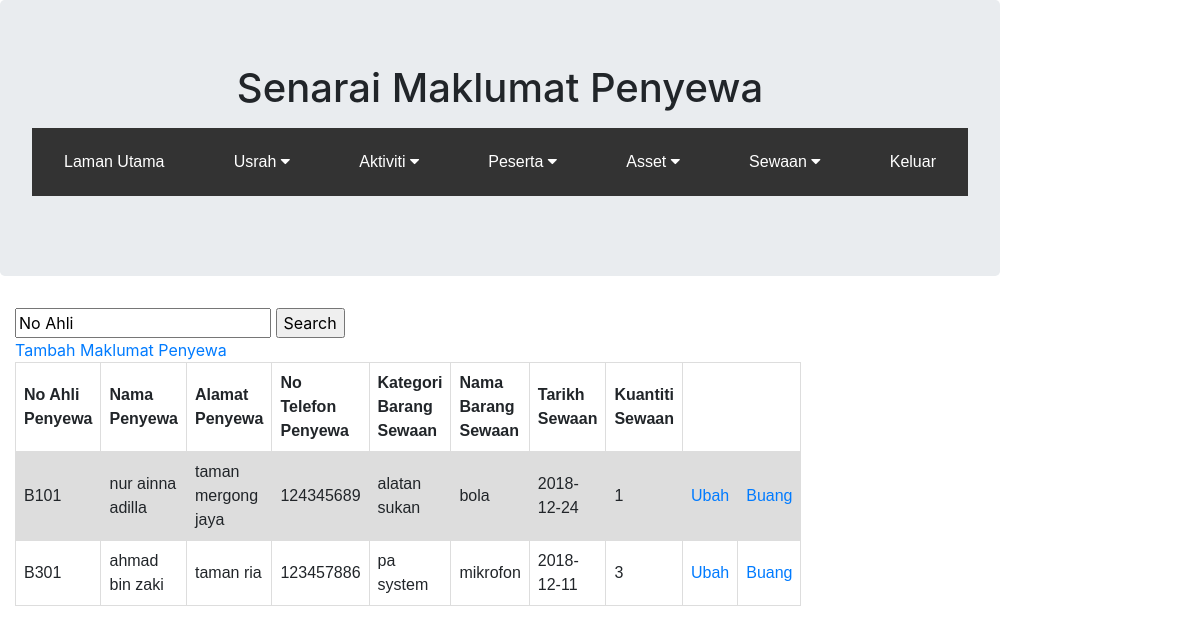
Screenshot of /detailRental.php with the database file from the repository.
### tables this page shows
CREATE TABLE `rental` (
  `noAhli` varchar(100) NOT NULL,
  `nama` text NOT NULL,
  `alamat` varchar(200) NOT NULL,
  `telefon` int(11) NOT NULL,
  `sewaan` text NOT NULL,
  `nama_barang` text NOT NULL,
  `tarikh` date NOT NULL,
  `qty` int(11) NOT NULL
);

### detailRental.php (the view, shortened to what this page needs)
<!DOCTYPE html>
<html>
<head>
	<link rel="stylesheet" type="text/css" href="https://maxcdn.bootstrapcdn.com/bootstrap/4.0.0/css/bootstrap.min.css">
</head>
<body>
	<div class="jumbotron">
		<center><h1>Senarai Maklumat Penyewa</h1></center>
		<p><?php include ("dropdown.php");?></p>
	</div>
	<div class="container" id="main-content">
<?php
include 'dbconnect.php';
$sql = "SELECT * FROM `rental` WHERE 1";
$result = mysqli_query($conn, $sql);
?>
<form  method="GET" action="detailRental.php?go"  id="searchform">
<input  type="text" name="noAhli" value="No Ahli">
<input  type="submit" name="submit" value="Search">
</br><a href="registerRental.php">Tambah Maklumat Penyewa</a>
<table>
  <tr>
    <th>No Ahli Penyewa</th>
    <th>Nama Penyewa</th>
    <th>Alamat Penyewa</th>
    <th>No Telefon Penyewa</th>
    <th>Kategori Barang Sewaan</th>
    <th>Nama Barang Sewaan</th>
    <th>Tarikh Sewaan</th>
    <th>Kuantiti Sewaan</th>
    <th colspan="3"></th>
  </tr>
<?php
if (mysqli_num_rows($result) > 0) {
    while($row = mysqli_fetch_assoc($result)) {
?>
    	<tr>
    	<td><?php echo $row["noAhli"] ?></td>
    	<td><?php echo $row["nama"] ?></td>
    	<td><?php echo $row["alamat"] ?></td>
    	<td><?php echo $row["telefon"] ?></td>
    	<td><?php echo $row["sewaan"] ?></td>
    	<td><?php echo $row["nama_barang"] ?></td>
    	<td><?php echo $row["tarikh"] ?></td>
    	<td><?php echo $row["qty"] ?></td>
    	<td><a href = 'editrental.php?noAhli=" . $row["noAhli"]."'>Ubah</a></td>
    	<td><a href = 'deleterental.php?noAhli=" .$row["noAhli"]."'>Buang</a></td>
    	</tr>
<?php
    }
} else {
    echo "<tr><td colspan='3'>0 results</td></tr>";
}
?>
</table>
</div>
</body>
</html>

### detailRental.php (style rules this page uses)
#main-content { margin-top:20px; }
body { background-repeat: no-repeat; background-position: right top; margin-right: 200px; background-attachment: fixed; }
table { font-family: arial, sans-serif; border-collapse: collapse; width: 80%; }
td, th { border: 1px solid #dddddd; text-align: left; padding: 8px; }
tr:nth-child(even) { background-color: #dddddd; }

### rows the page displays
rental: noAhli "B101", nama "nur ainna adilla", alamat "taman mergong jaya", telefon "124345689", sewaan "alatan sukan", nama_barang "bola", tarikh "2018-12-24", qty "1"
rental: noAhli "B301", nama "ahmad bin zaki", alamat "taman ria", telefon "123457886", sewaan "pa system", nama_barang "mikrofon", tarikh "2018-12-11", qty "3"
